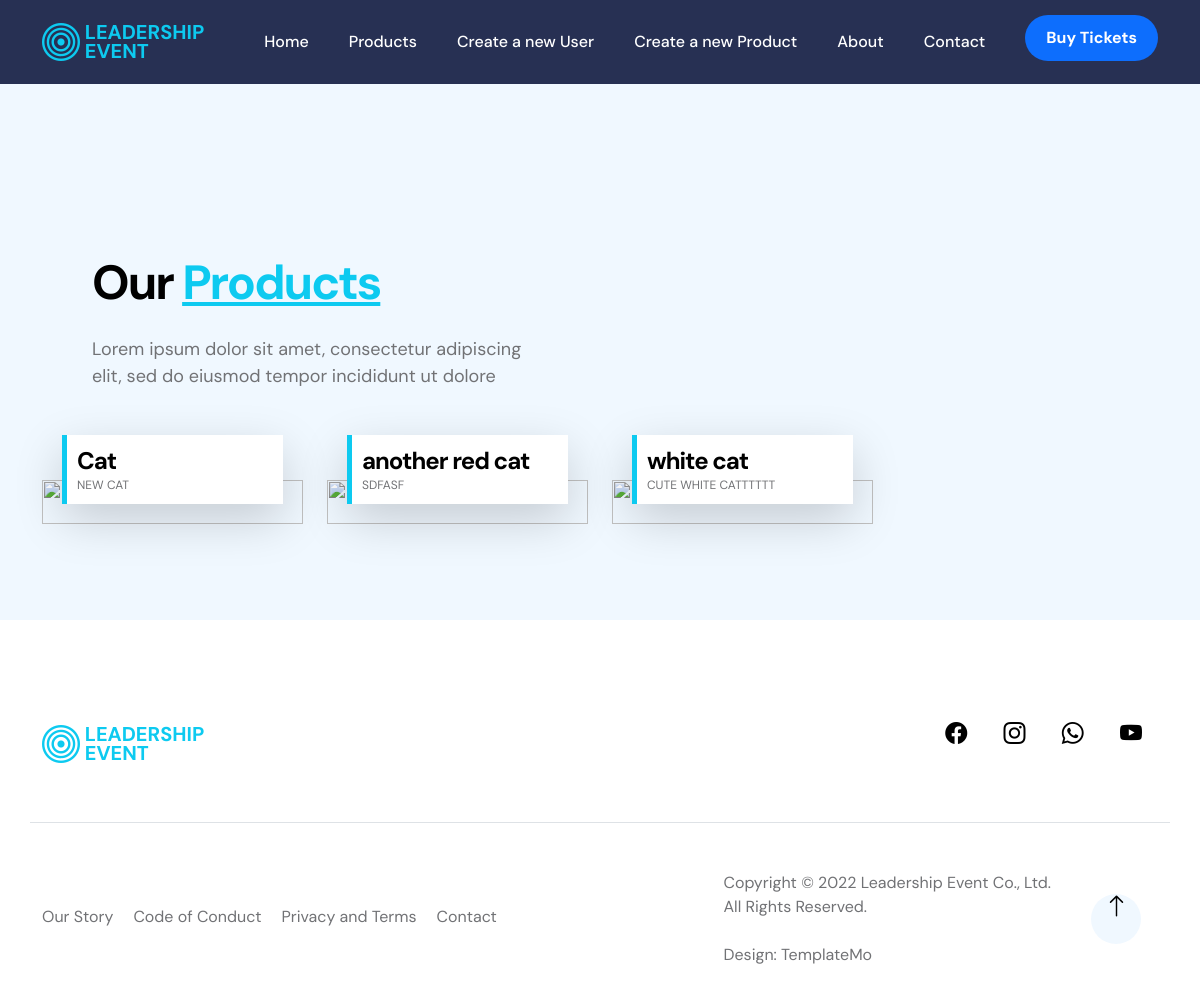
Screenshot of /products/ with the database file from the repository.
### products/models.py (models this page shows)
class Product(models.Model):
    Name = models.CharField(max_length=50)
    Description = models.CharField(max_length=100)
    Image = models.CharField(max_length=200)

### products/views.py (the view)
# urls.py: path('products/', Products, name = "product_page"),
def Products(request):
    return render(request, 'products/Products.html',
                  {
                   "range": range(5),
                   "products":Product.objects.all()
                  }
                 )

### products/templates/products/Products.html (shortened to what this page needs)
{% extends "base.html" %}
{% load static %}
{% block content %}
        <main>
            <section class="speakers section-padding" id="section_3">
                <div class="container">
                    <div class="row">
                        <div class="col-lg-6 col-12 d-flex flex-column justify-content-center align-items-center">
                            <div class="speakers-text-info">
                                <h2 class="mb-4">Our <u class="text-info">Products</u></h2>
                                <p>Lorem ipsum dolor sit amet, consectetur adipiscing elit, sed do eiusmod tempor incididunt ut dolore</p>
                            </div>
                        </div>
                        <div class="col-lg-12 col-12">
                            <div class="row">
                        {% for i in products %}
                                <a class="col-lg-3 col-md-6 col-12" href="/product_detail/{{i.id}}">
                                    <div class="speakers-thumb speakers-thumb-small">
                                        <div class="speakers-info">
                                            <h5 class="speakers-title mb-0">{{i.Name}}</h5>
                                            <p class="speakers-text mb-0">{{i.Description}}</p>
                                        </div>
                                    </div>
                                </a>
                        {% endfor %}
                            </div>
                        </div>
                    </div>
                </div>
            </section>
        </main>
{% endblock %}

### staticfiles/website/css/templatemo-leadership-event.css (style rules this page uses)
:root { --white-color: #ffffff; --primary-color: #0dcaf0; --secondary-color: #0d6efd; --section-bg-color: #f0f8ff; --dark-color: #000000; --navbar-bg-color: #273053; --p-color: #717275; --highlight-icon-color: #ff0100; --body-font-family: 'DM Sans', sans-serif; --h1-font-size: 62px; --h2-font-size: 48px; --h3-font-size: 36px; --h4-font-size: 32px; --h5-font-size: 24px; --h6-font-size: 22px; --p-font-size: 18px; --menu-font-size: 16px; --copyright-text-font-size: 16px; --font-weight-normal: 400; --font-weight-medium: 500; --font-weight-bold: 700; }
body { background: var(--white-color); font-family: var(--body-font-family); }
h2, h3, h4, h5, h6 { color: var(--dark-color); }
h1, h2, h3, h4, h5, h6 { font-weight: var(--font-weight-bold); letter-spacing: -1px; }
h2 { font-size: var(--h2-font-size); letter-spacing: -2px; }
h5 { font-size: var(--h5-font-size); line-height: normal; }
p { color: var(--p-color); font-size: var(--p-font-size); font-weight: var(--font-weight-normal); }
a, button { touch-action: manipulation; transition: all 0.3s; }
a { color: var(--p-color); text-decoration: none; }
.section-padding { padding-top: 120px; padding-bottom: 120px; }
.speakers { background: var(--section-bg-color); }
.speakers-thumb { position: relative; }
.speakers-thumb-small { margin-top: 24px; }
.speakers-info { background: var(--white-color); box-shadow: 0 1rem 3rem rgba(0,0,0,.175); position: absolute; bottom: 0; right: 0; left: 0; margin: 20px; padding: 10px 15px; }
.speakers-info::before { content: ""; position: absolute; top: 0; left: 0; bottom: 0; background: var(--primary-color); width: 5px; height: 100%; transition: all 1s; }
.speakers-text-info { padding: 100px; }
.speakers-title, .speakers-text { position: relative; }
.speakers-text { font-size: 12px; text-transform: uppercase; }
@media screen and (max-width: 1500px) { .speakers-text-info { padding: 50px; } }

### rows the page displays
Product: Name "Cat", Description "NEW CAT"
Product: Name "another red cat", Description "SDFASF"
Product: Name "white cat", Description "CUTE WHITE CATTTTTT"
